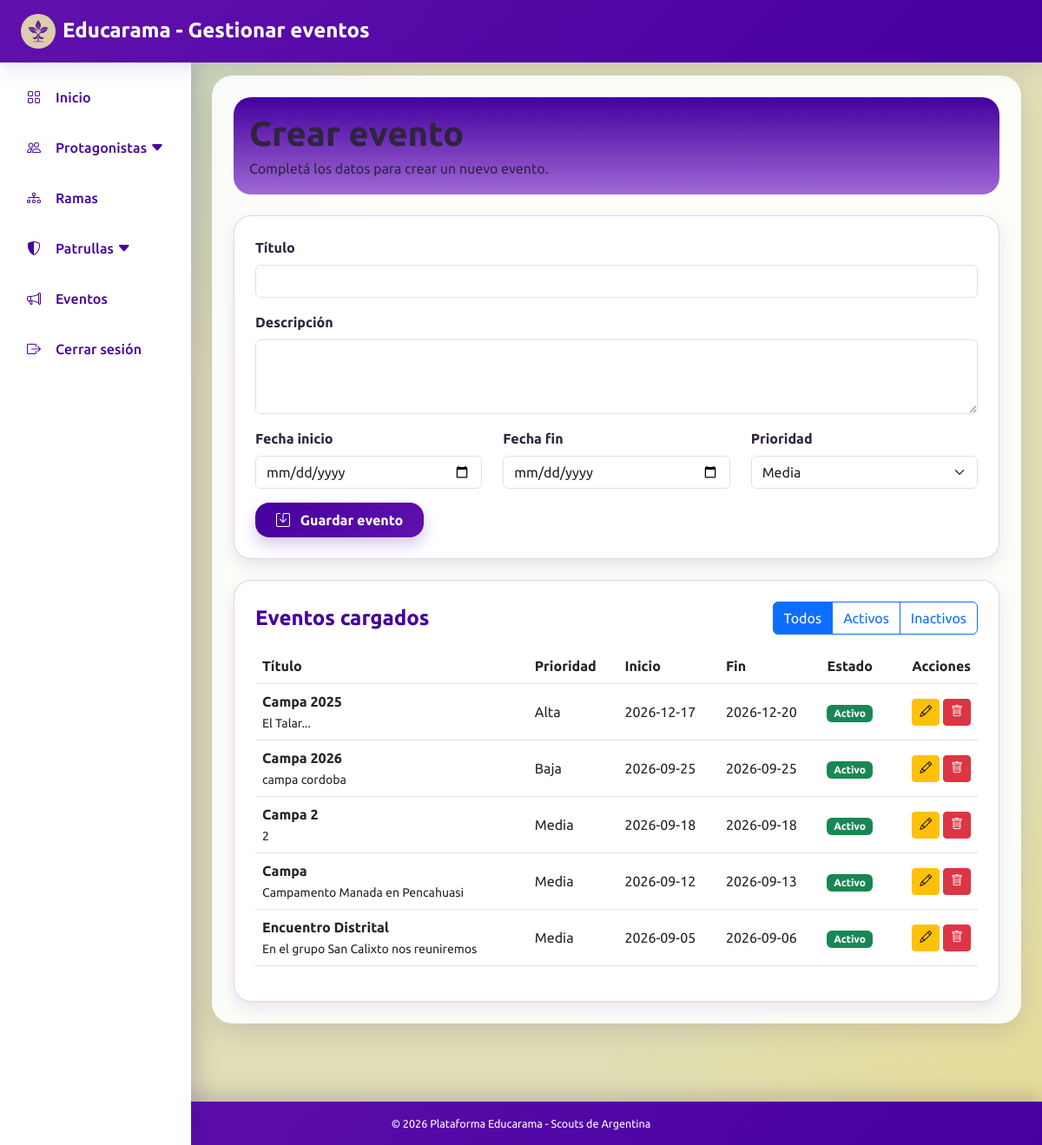
Page /views/pages/gestionar_eventos.php (signed in) on the earlier database version.
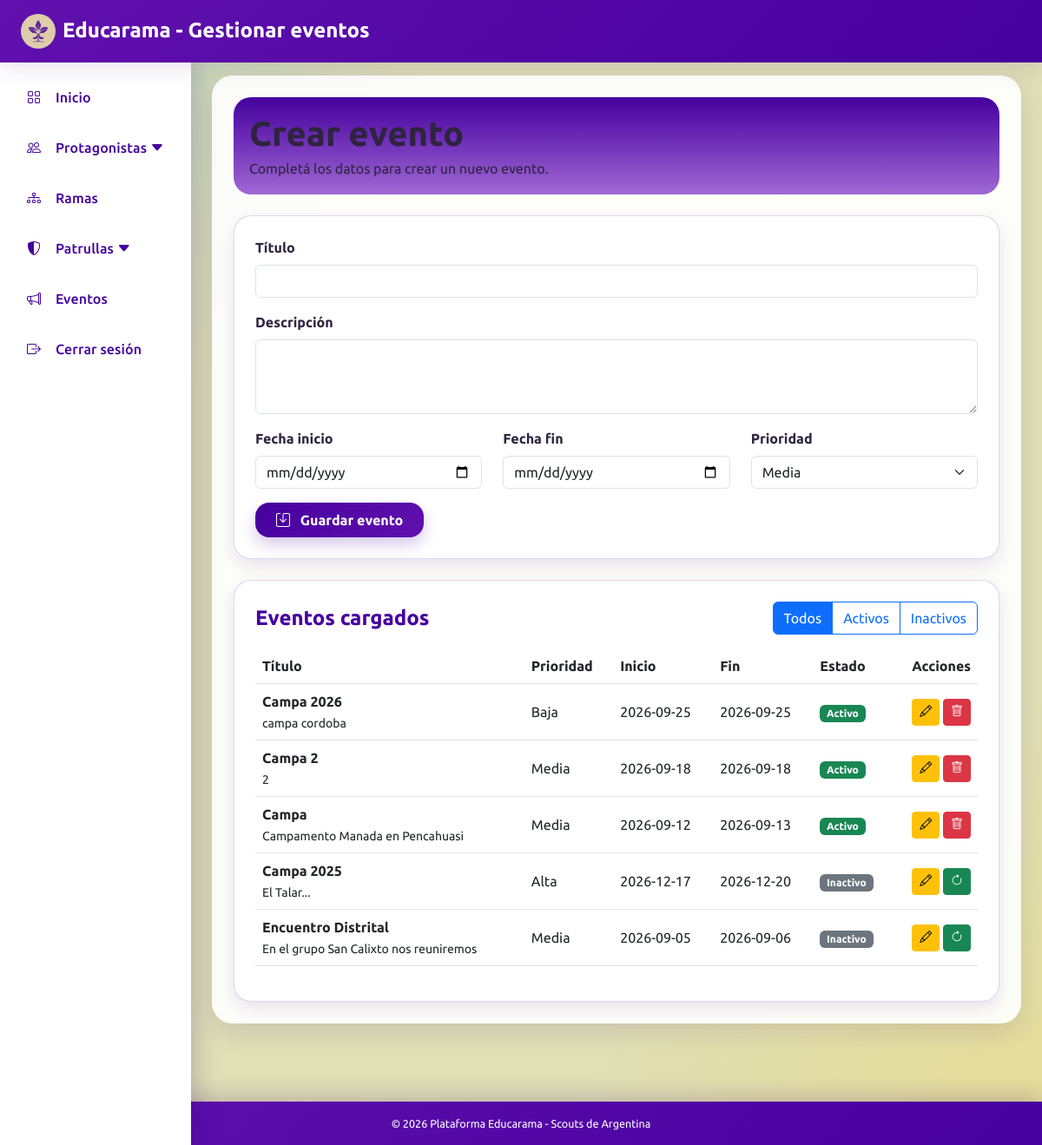
Same page on the later database version.
### tables this page shows
CREATE TABLE `aviso` (
  `id` int(11) NOT NULL,
  `titulo` varchar(200) NOT NULL,
  `descripcion` text NOT NULL,
  `fecha_inicio` date NOT NULL,
  `fecha_fin` date DEFAULT NULL,
  `prioridad` varchar(50) NOT NULL,
  `activo` tinyint(1) NOT NULL DEFAULT 1
);

### src/Controladores/eventoControlador.php (called while the page is built, shortened)
<?php
require_once __DIR__ . '/../Datos/Database.php';
require_once __DIR__ . '/../Datos/eventoRepositorio.php';
require_once __DIR__ . '/../Servicios/EventoService.php';
class EventoControlador
{
    private EventoServicio $servicio;
    public function __construct()
    {
        $conexion = Database::getConexion();
        $repositorio = new EventoRepositorio($conexion);
        $this->servicio = new EventoServicio($repositorio);
    }
    public function obtenerEventosParaEditar(): ?array
    {
        $idEditar = isset($_GET['editar']) ? (int) $_GET['editar'] : null;
        return $this->servicio->buscarEventoParaEditar($idEditar);
    }
    public function listarEventos(): array
    {
        $filtro = $_GET['filtro'] ?? 'todos';
        return $this->servicio->listarEventos($filtro);
    }
}

### src/Servicios/EventoService.php (called while the page is built, shortened)
<?php
class EventoServicio
{
    private EventoRepositorio $repositorio;
    public function __construct(EventoRepositorio $repositorio)
    {
        $this->repositorio = $repositorio;
    }
    public function listarEventos(string $filtro): array
    {
        return $this->repositorio->listar($filtro);
    }
    public function buscarEventoParaEditar(?int $id): ?array
    {
        if (!$id) {
            return null;
        }
        return $this->repositorio->obtenerPorId($id);
    }
}

### src/Datos/eventoRepositorio.php (called while the page is built, shortened)
<?php
class EventoRepositorio
{
    private PDO $conexion;
    public function __construct(PDO $conexion)
    {
        $this->conexion = $conexion;
    }
    public function listar(string $filtro = 'todos'): array
    {
        $sql = "SELECT * FROM aviso";
        $sql .= " ORDER BY activo DESC, fecha_inicio DESC";
        $stmt = $this->conexion->prepare($sql);
        $stmt->execute();
        return $stmt->fetchAll(PDO::FETCH_ASSOC);
    }
}

### views/pages/gestionar_eventos.php (the view, shortened to what the changed rows need)
<?php
require_once __DIR__ . '/../../src/Controladores/EventoControlador.php';
$controlador = new EventoControlador();
try {
    $controlador->procesarAcciones();
    $eventoEditar = $controlador->obtenerEventosParaEditar();
    $eventos = $controlador->listarEventos();
} catch (Exception $e) {
    $error = $e->getMessage();
    $eventoEditar = null;
    $eventos = [];
    $filtro = $_GET['filtro'] ?? 'todos';
}
?>
<!DOCTYPE html>
<html lang="es">
<head>
    <link href="https://cdn.jsdelivr.net/npm/bootstrap@5.3.0/dist/css/bootstrap.min.css" rel="stylesheet">
    <link rel="stylesheet" href="https://cdnjs.cloudflare.com/ajax/libs/bootstrap-icons/1.10.5/font/bootstrap-icons.min.css">
    <link rel="stylesheet" href="/Educarama/public/css/styles.css?v=1.5">
</head>
<body>
<?php
include __DIR__ . '/includes/barra_superior.php';
?>
<div class="main-content-wrapper">
    <div class="container contenedor-principal  p-4">
        <div class="barra-superior-inst mb-4">
            <h1 class="fw-bold mb-1">
                <?= $eventoEditar ? 'Editar evento' : 'Crear evento' ?>
            </h1>
        </div>
        <div class="tarjeta-blanca-borde p-4">
            <div class="d-flex justify-content-between align-items-center mb-3 flex-wrap gap-2">
                <h2 class="h4 texto-violeta fw-bold mb-0">Eventos cargados</h2>
            </div>
            <?php if (!empty($eventos)): ?>
                <div class="table-responsive">
                    <table class="table align-middle">
                        <thead>
                            <tr>
                                <th>Título</th>
                                <th>Prioridad</th>
                                <th>Inicio</th>
                                <th>Fin</th>
                                <th>Estado</th>
                                <th class="text-end">Acciones</th>
                            </tr>
                        </thead>
                        <tbody>
                            <?php foreach ($eventos as $evento): ?>
                                <tr>
                                    <td>
                                        <strong><?= htmlspecialchars($evento['titulo']) ?></strong><br>
                                        <small><?= htmlspecialchars($evento['descripcion']) ?></small>
                                    </td>
                                    <td><?= ucfirst(htmlspecialchars($evento['prioridad'])) ?></td>
                                    <td><?= htmlspecialchars($evento['fecha_inicio']) ?></td>
                                    <td><?= $evento['fecha_fin'] ? htmlspecialchars($evento['fecha_fin']) : 'Sin fin' ?></td>
                                    <td>
                                        <?php if ($evento['activo']): ?>
                                            <span class="badge bg-success">Activo</span>
                                        <?php else: ?>
                                            <span class="badge bg-secondary">Inactivo</span>
                                        <?php endif; ?>
                                    </td>
                                    <td class="text-end">
                                        <a href="/Educarama/views/pages/gestionar_eventos.php?editar=<?= $evento['id'] ?>" class="btn btn-sm btn-warning">
                                            <i class="bi bi-pencil"></i>
                                        </a>
                                        <?php if ($evento['activo']): ?>
                                            <a
                                                href="#"
                                                class="btn btn-sm btn-danger btn-desactivar"
                                                data-id="<?= $evento['id'] ?>"
                                                data-titulo="<?= htmlspecialchars($evento['titulo']) ?>"
                                            >
                                                <i class="bi bi-trash"></i>
                                            </a>
                                        <?php else: ?>
                                            <a
                                                href="/Educarama/views/pages/gestionar_eventos.php?accion=reactivar&id=<?= $evento['id'] ?>"
                                                class="btn btn-sm btn-success"
                                            >
                                                <i class="bi bi-arrow-clockwise"></i>
                                            </a>
                                        <?php endif; ?>
                                    </td>
                                </tr>
                            <?php endforeach; ?>
                        </tbody>
                    </table>
                </div>
            <?php else: ?>
                <p>No hay eventos cargados.</p>
            <?php endif; ?>
        </div>
    </div>
</div>
</body>
</html>

Differences in the rows shown:
changed aviso "Campa 2025": activo "Activo" → "Inactivo"; moves down the list
changed aviso "Encuentro Distrital": activo "Activo" → "Inactivo"
